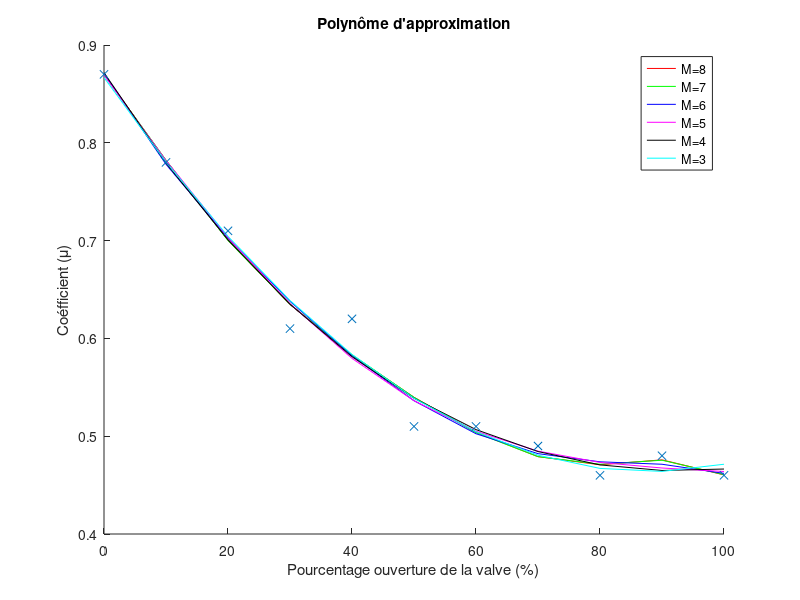
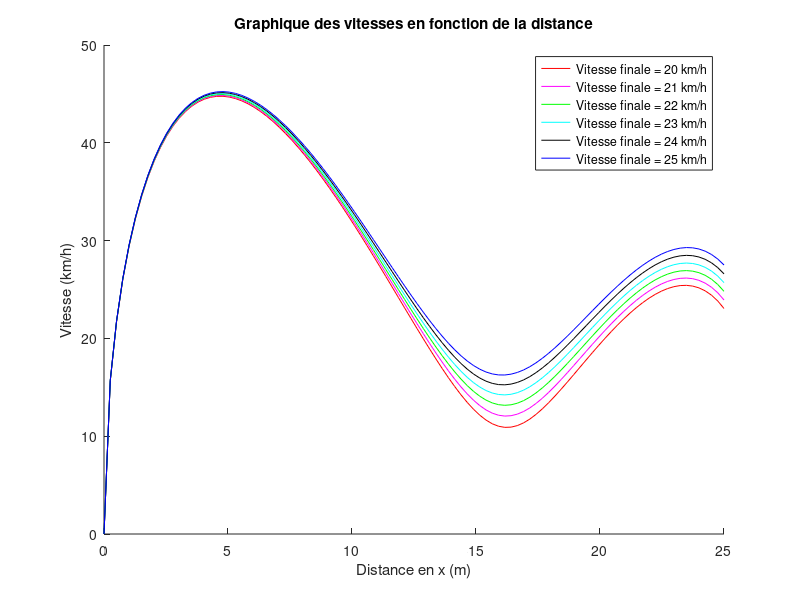
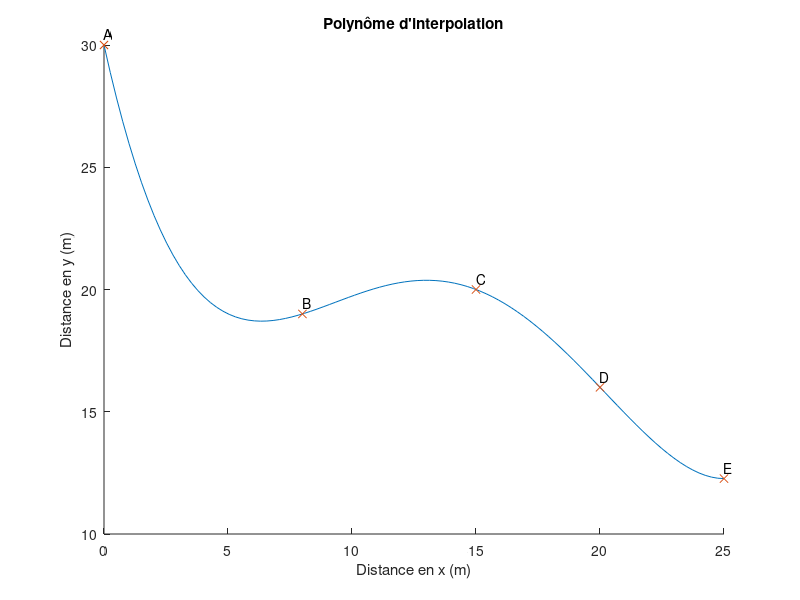
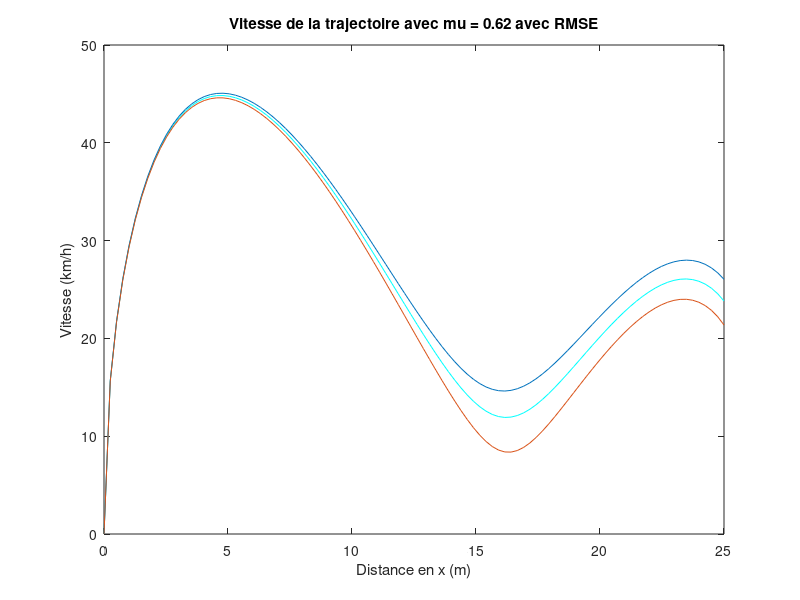

These charts were generated, in order, by the following MATLAB code:
%% Clean up
clc % vide ligne de commande
clear all % vide workspace
close all % vide fenetres et graphiques

%% Trajectoire - polynome d'interpolation

xnI = [0 8 15 20 25 ];
ynI = [ 30 19 20 16 12.2662];
names = {'A', 'B', 'C', 'D', 'E'};

phi1I = ones(size(xnI))';
phi2I = xnI';
phi3I = (xnI.^2)';
phi4I = (xnI.^3)';
phi5I = (xnI.^4)';

P = [ phi1I phi2I phi3I phi4I phi5I; ];

A = pinv(P)*ynI'

r = roots([A(5)*4 A(4)*3 A(3)*2 A(2)])
x = linspace(0, 25);
g_x = A(1) + A(2)*x + A(3)*x.^2 + A(4)*x.^3 + A(5)*x.^4;


% Trajectoire - polynome d'approximation
dx = 10;
xn = [0:dx:100];
yn = [ 0.87 0.78 0.71 0.61 0.62 0.51 0.51 0.49 0.46 0.48 0.46 ];
N = 11;

phi1 = ones(size(xn))';
phi2 = xn';
phi3 = (xn.^2)';
phi4 = (xn.^3)';
phi5 = (xn.^4)';
phi6 = (xn.^5)';
phi7 = (xn.^6)';
phi8 = (xn.^7)';

% Pour M = 8
P8 = [ phi1 phi2 phi3 phi4 phi5 phi6 phi7 phi8 ; ];
A8 = pinv(P8)*yn';

% Pour M = 7
P7 = [ phi1 phi2 phi3 phi4 phi5 phi6 phi7 ; ];
A7 = pinv(P7)*yn';

% Pour M = 6
P6 = [ phi1 phi2 phi3 phi4 phi5 phi6 ; ];
A6 = pinv(P6)*yn';

% Pour M = 5
P5 = [ phi1 phi2 phi3 phi4 phi5 ; ];
A5 = pinv(P5)*yn';

% Pour M = 4
P4 = [ phi1 phi2 phi3 phi4 ; ];
A4 = pinv(P4)*yn';

% Pour M = 3
P3 = [ phi1 phi2 phi3 ; ];
A3 = pinv(P3)*yn';

% Polynômes d'approximations
g8 = A8(1) + A8(2)*xn + A8(3)*xn.^2 + A8(4)*xn.^3 + A8(5)*xn.^4 + A8(6)*xn.^5 + A8(7)*xn.^6 + A8(8)*xn.^7;
g7 = A7(1) + A7(2)*xn + A7(3)*xn.^2 + A7(4)*xn.^3 + A7(5)*xn.^4 + A7(6)*xn.^5 + A7(7)*xn.^6;
g6 = A6(1) + A6(2)*xn + A6(3)*xn.^2 + A6(4)*xn.^3 + A6(5)*xn.^4 + A6(6)*xn.^5;
g5 = A5(1) + A5(2)*xn + A5(3)*xn.^2 + A5(4)*xn.^3 + A5(5)*xn.^4;
g4 = A4(1) + A4(2)*xn + A4(3)*xn.^2 + A4(4)*xn.^3;
g3 = A3(1) + A3(2)*xn + A3(3)*xn.^2;

% Représentation
figure

hold on
plot(xn, g8, 'red')
plot(xn, g7, 'green')
plot(xn, g6, 'blue')
plot(xn, g5, 'magenta')
plot(xn, g4, 'black')
plot(xn, g3, 'cyan')
plot(xn, yn, 'x')
title("Polynôme d'approximation")
xlabel('Pourcentage ouverture de la valve (%)')
ylabel('Coéfficient (\mu)')
legend('M=8','M=7','M=6','M=5','M=4','M=3');
hold off

% Calcul des erreurs pour 5 et 6

% Erreur quadratique
E5 = sum((g5-yn).^2)
E6 = sum((g6-yn).^2)

% RMSE
errr_rms_5 = sqrt(mean((g5-yn).*(g5-yn)))
errr_rms_6 = sqrt(mean((g6-yn).*(g6-yn)))

% Correlation
y_mean = mean(yn);
R_2_5 = (sum((g5 - y_mean).^2)) / ( sum((yn - y_mean).^2) )
R_2_6 = (sum((g6 - y_mean).^2)) / ( sum((yn - y_mean).^2) )

% Choix : M = 6, car c'est dont la correlation est le plus proche de 1

% Vitesses
hi = 30;
hf = 12.7843;
g = 9.8;
xf = 25;
km_h = 1000/3600;

% En posant la vitesse

vf = 20*km_h;
mu_20 = ((hi - hf) - ((1/(2*g))*vf^2))/xf

vf = 21*km_h;
mu_21 = ((hi - hf) - ((1/(2*g))*vf^2))/xf

vf = 22*km_h;
mu_22 = ((hi - hf) - ((1/(2*g))*vf^2))/xf

vf = 23*km_h;
mu_23 = ((hi - hf) - ((1/(2*g))*vf^2))/xf

vf = 24*km_h;
mu_24 = ((hi - hf) - ((1/(2*g))*vf^2))/xf

vf = 25*km_h;
mu_25 = ((hi - hf) - ((1/(2*g))*vf^2))/xf


% Représentation en fonction de la vitesse en utilisant le polynôme d'interpolation
mu = (mu_20 + mu_25)./2;
v1 = sqrt(2.*g.*(hi - (mu.*x) - g_x));
v2 = sqrt(2.*g.*(hi - (mu_20.*x) - g_x));
v3 = sqrt(2.*g.*(hi - (mu_21.*x) - g_x));
v4 = sqrt(2.*g.*(hi - (mu_22.*x) - g_x));
v5 = sqrt(2.*g.*(hi - (mu_23.*x) - g_x));
v6 = sqrt(2.*g.*(hi - (mu_24.*x) - g_x));
v7 = sqrt(2.*g.*(hi - (mu_25.*x) - g_x));


% Vrai vitesse selon mu = 0.62 (40%)
mu = 0.62;
v = sqrt(2.*g.*(hi - (mu.*x) - g_x))
vRMS1 =  sqrt(2.*g.*(hi - ((mu-errr_rms_6).*x) - g_x));
vRMS2 =  sqrt(2.*g.*(hi - ((mu+errr_rms_6).*x) - g_x));


figure
%plot(x, vf)
%plot(x, v1./km_h, 'blue')
hold on
plot(x, v2./km_h, 'red')
plot(x, v3./km_h, 'magenta')
plot(x, v4./km_h, 'green')
plot(x, v5./km_h, 'cyan')
plot(x, v6./km_h, 'black')
plot(x, v7./km_h, 'blue')
hold off
title("Graphique des vitesses en fonction de la distance")
xlabel('Distance en x (m)')
ylabel('Vitesse (km/h)')
legend('Vitesse finale = 20 km/h','Vitesse finale = 21 km/h','Vitesse finale = 22 km/h','Vitesse finale = 23 km/h','Vitesse finale = 24 km/h','Vitesse finale = 25 km/h')


figure
hold on
plot(x, g_x)
plot(xnI, ynI, 'x')
title("Polynôme d'interpolation")
text(xnI, ynI+0.45, names)
xlabel('Distance en x (m)')
ylabel('Distance en y (m)')
hold off

figure
plot(x, v./km_h, 'cyan')
hold on 
plot(x,vRMS1./km_h)
plot(x,vRMS2./km_h)
hold off
title("Vitesse de la trajectoire avec \mu = 0.62 avec RMSE")
xlabel('Distance en x (m)')
ylabel('Vitesse (km/h)')

%% Coussin-trampoline

m = 80 + 8;
g = 9.8;
mg = m*g;
h0 = 5;
hr = 0;
k = 6000;

a = (1/2)*k;
b = mg;
c = -mg*h0;

hf1 = (-b + sqrt((b^2)-(4*a*c)))/(2*a)
hf2 = (-b - sqrt((b^2)-(4*a*c)))/(2*a)

%% Ballon-mousse et minuterie
km_h = 1000/3600;
vbi = -1;
vpi = 20.8762*km_h;
mb = 8;
mp = 80;
Lt = 3;

% G1 : ballon attrapé

vpbf = (mp*vpi + mb*vbi) / (mp + mb)
delta_t1 =  Lt/vpbf

% G2 : ballon pas attrapé
e = 0.8;
vbf = (e*(vpi - vbi) + ((mp*vpi + mb*vbi) / mp)) / (1 + (mb/mp))
vpf = (mp*vpi + mb*vbi - mb*vbf) / mp
delta_t2 =  Lt/vpf


%% Bassin d'eau

kf = 0.95;
b = 47;
g = 9.8;
m = 80;
mg = m*g;
h1 = 10;
vf = 1;

% Vitesse initiale
vi = sqrt(2*g*h1);

% Point d'operation
v0 = sqrt( (mg.*(1-kf)) ./ b )

% Constantes
C = ( (g*(1-kf)) / v0 ) - ( b*v0 / m )
K = ( (-g*(1-kf)) / v0^2 ) - ( b / m )

% Vitesses
dvi = vi - v0;
dvf = vf - v0;

% Hauteur z
z = (log(dvf) - log(dvi)) ./ K 
